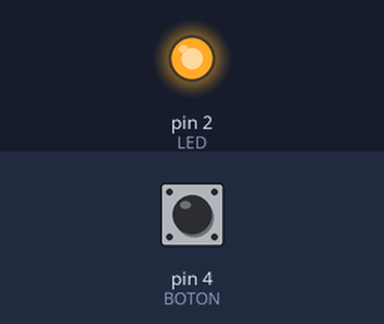
A sketch run on a simulated Arduino Uno, built with avr-gcc and run on an emulated ATmega328P. On the bench: output pins drawn as LEDs (lit = HIGH). The test bench sets the inputs (shaded band); at power-on: pin 4 (BOTON) HIGH. What the sketch prints to the serial monitor is not drawn.

Above: at 1.2 s.
1.3 s: pin 4 (BOTON) pulled LOW for 0.15 s
At 1.37 s:
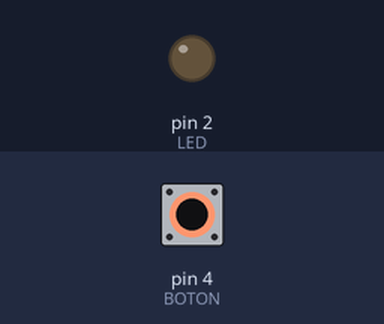
2.9 s: pin 4 (BOTON) pulled LOW for 3.2 s
At 7.0 s:
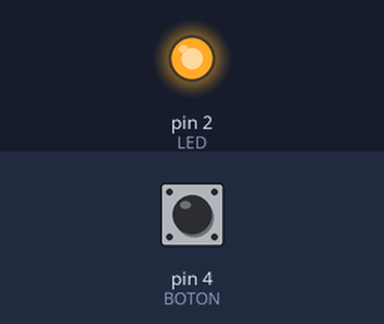
Timing chart, 0 to 8.5 s (numbered marks = the images above; inputs shaded):
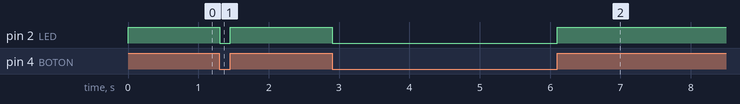

Measured:
- after the input at 1.3 s, pin 2 (LED): HIGH → LOW at once, → HIGH 0.15 s later
- after the input at 2.9 s, pin 2 (LED): HIGH → LOW at once, → HIGH 3.2 s later

The sketch:

led.ino
```cpp
/*
 * Encender un led y leer un boton
 * Por: Abril Ramírez
 * Fecha: 20 de abril de 2022 30.2°C
 *
 * Este programa prende un led cuando se presioma un boton
 */

// Bibliotecas

// Constantes
const int BOTON = 4;
const int LED = 2;

// Variables
int dato;

// Definición de objetos

// Condiciones iniciales - Se ejecuta sólo una vez al energizar
void setup() {// Inicio de void setup ()
  // Aquí va tu código
  Serial.begin(9600);
  pinMode (BOTON, INPUT_PULLUP);//Configurar el pin del boton como entrada //INPUT, OUTPUT
  pinMode (LED, OUTPUT); // Configurar el pin del led como salida de voltaje
  digitalWrite (LED, LOW);// Empieza con el led Apagado //1, true, HIGH, 0, false, LOW
}// Fin de void setup

// Cuerpo del programa - Se ejecuta constamente
void loop() {// Inicio de void loop
  // put your main code here, to run repeatedly:
  dato = digitalRead (BOTON); //Leer el pin del boton
  digitalWrite (LED, dato); //Prender o apagar el led
  Serial.println(dato);

}// Fin de void loop

// Funciones del usuario
```
